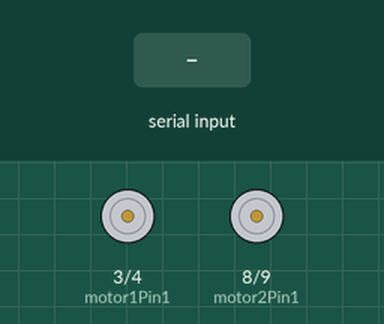
Simulated run of this sketch. Board: Arduino Uno, built with avr-gcc and run on an emulated ATmega328P. On the bench: motor-driver pin pairs drawn as motors (green arrow = first pin HIGH = forward, orange = second pin HIGH = backward, longer = more drive, scaled by the enable pin). The test bench sets the inputs (shaded band).

Above: at 1.2 s.
1.3 s: "4" received over Serial
At 1.7 s:
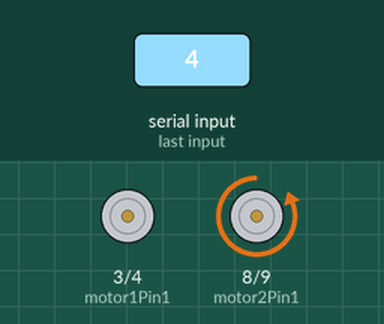
4.3 s: "1" received over Serial
At 5.2 s:
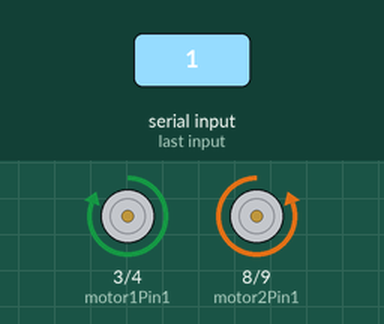
5.8 s: "2" received over Serial
At 6.3 s:
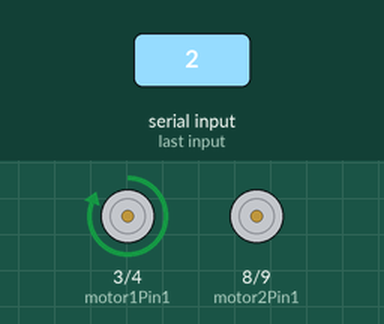
7.3 s: "5" received over Serial
At 9.0 s:
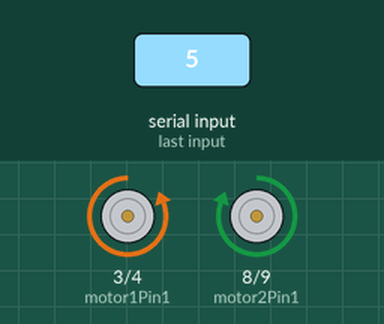
10.3 s: "3" received over Serial
At 11.3 s:
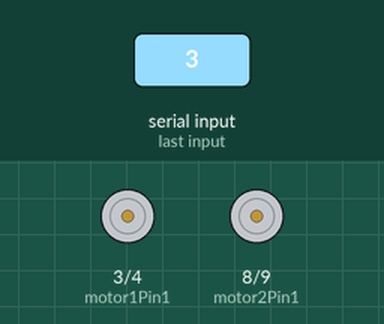
Timing chart, 0 to 13.3 s (numbered marks = the images above; inputs shaded):
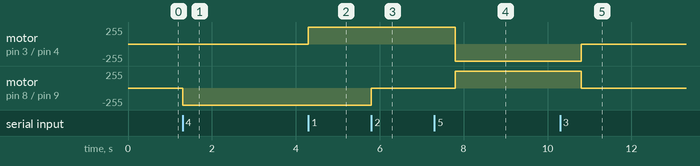

The sketch:

New_Remote_ROBOT_BT_ino.ino
```cpp
int motor1Pin1 = 3; // pin 2 on L293D IC
int motor1Pin2 = 4; // pin 7 on L293D IC
int enable1Pin = 6; // pin 1 on L293D IC
int motor2Pin1 = 8; // pin 10 on L293D IC
int motor2Pin2 = 9; // pin 15 on L293D IC
int enable2Pin = 11; // pin 9 on L293D IC
int state;
int stateStop=0;

void setup() {
    // sets the pins as outputs:
    pinMode(motor1Pin1, OUTPUT);
    pinMode(motor1Pin2, OUTPUT);
    pinMode(enable1Pin, OUTPUT);
    pinMode(motor2Pin1, OUTPUT);
    pinMode(motor2Pin2, OUTPUT);
    pinMode(enable2Pin, OUTPUT);
    // sets enable1Pin and enable2Pin high so that motor can turn on:
    digitalWrite(enable1Pin, HIGH);
    digitalWrite(enable2Pin, HIGH);
    // initialize serial communication at 9600 bits per second:
    Serial.begin(9600);
}

void loop() {
  //jika data ada yang dikirim ke bluetooth
    if(Serial.available() > 0){
      state = Serial.read(); //membaca data yang dikirm di bluetooth
    }

  //memulai membaca

  //jika data yang diterima 1 maka motor akan bergerak maju
  if (state == '1') {
        digitalWrite(motor1Pin1, HIGH);
        digitalWrite(motor1Pin2, LOW);
        digitalWrite(motor2Pin1, LOW);
        digitalWrite(motor2Pin2, HIGH);

        delay(1500);
        stateStop=1;
  }

  //jika data yang diterima 2 maka motor 1 bergerak yang lain berhenti
  //belok kiri
  else if (state == '2') {
        digitalWrite(motor1Pin1, HIGH);
        digitalWrite(motor1Pin2, LOW);
        digitalWrite(motor2Pin1, LOW);
        digitalWrite(motor2Pin2, LOW);
        delay(1000);
        stateStop=1;
  }

  //jika data yang diterima 3 maka berhenti
  else if (state == '3' || stateStop==1) {
        digitalWrite(motor1Pin1, LOW);
        digitalWrite(motor1Pin2, LOW);
        digitalWrite(motor2Pin1, LOW);
        digitalWrite(motor2Pin2, LOW);
        stateStop=0;
  }

  //jika data yang diterima 4 maka belok kanan
  else if (state == '4') {
        digitalWrite(motor1Pin1, LOW);
        digitalWrite(motor1Pin2, LOW);
        digitalWrite(motor2Pin1, LOW);
        digitalWrite(motor2Pin2, HIGH);
        delay(1000);
        stateStop=1;
  }

  // jika data yang diterima 5 maka mundur
  else if (state == '5') {
        digitalWrite(motor1Pin1, LOW);
        digitalWrite(motor1Pin2, HIGH);
        digitalWrite(motor2Pin1, HIGH);
        digitalWrite(motor2Pin2, LOW);
        delay(1500);
        stateStop=1;
  }


}
```

Measured:
- after the input at 1.3 s, motor on pin 8 (motor2Pin1) / pin 9 (motor2Pin2): stopped → backward 255/255 at once
- after the input at 4.3 s, motor on pin 3 (motor1Pin1) / pin 4 (motor1Pin2): stopped → forward 255/255 at once
- after the input at 5.8 s, motor on pin 8 (motor2Pin1) / pin 9 (motor2Pin2): backward 255/255 → stopped at once
- after the input at 7.3 s, motor on pin 3 (motor1Pin1) / pin 4 (motor1Pin2): forward 255/255 → backward 255/255 after 0.50 s; motor on pin 8 (motor2Pin1) / pin 9 (motor2Pin2): stopped → forward 255/255 after 0.50 s
- after the input at 10.3 s, motor on pin 3 (motor1Pin1) / pin 4 (motor1Pin2): backward 255/255 → stopped after 0.50 s; motor on pin 8 (motor2Pin1) / pin 9 (motor2Pin2): forward 255/255 → stopped after 0.50 s
